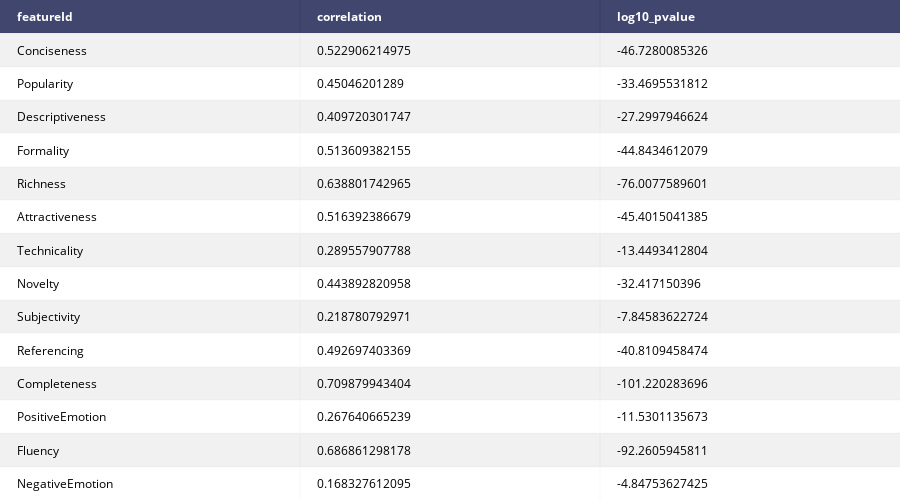
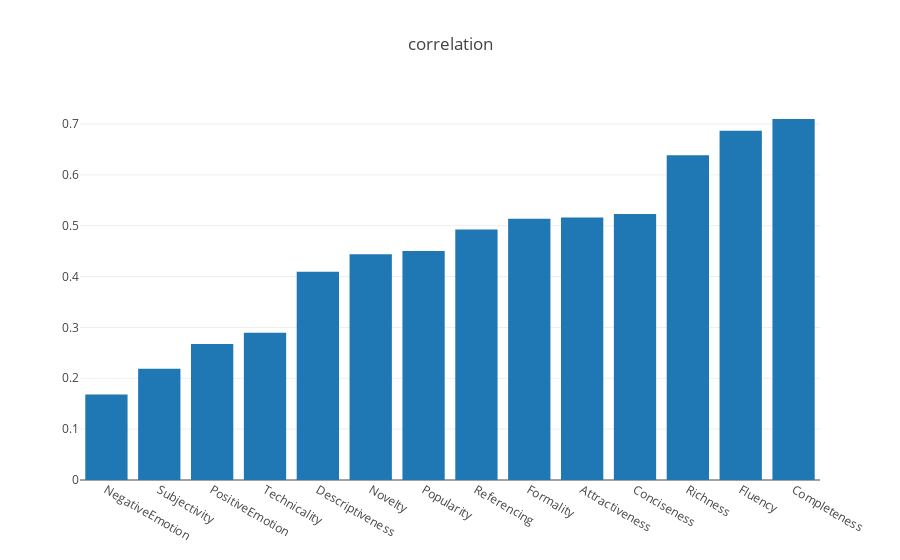
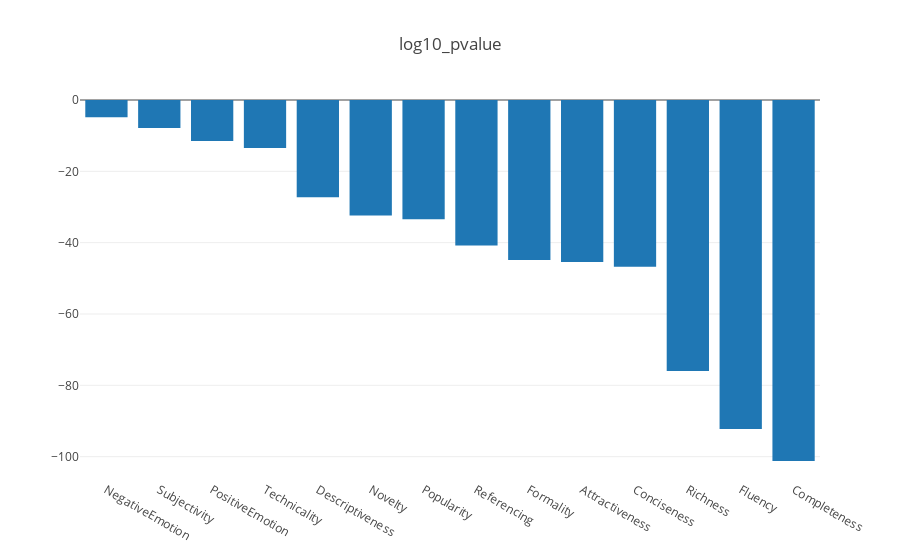

These figures' notebook cell, in order:
### Code cell
import pandas as pd
import plotly.figure_factory as ff

init_notebook_mode(connected=True)

df = pd.read_csv("label_correlation.csv")

table = ff.create_table(df)

df = df.sort_values(by='featureId')
iplot(table)

name = 'correlation'
df = df.sort_values(by=name, ascending = True)
data = go.Bar(x=df.featureId, y=df.correlation, name=name)
layout = go.Layout(title=name)
fig = go.Figure(data=[data], layout=layout)
iplot(fig, filename=name)
        
name = 'log10_pvalue'
df = df.sort_values(by=name, ascending = False)
data = go.Bar(x=df.featureId, y=df.log10_pvalue, name=name)
layout = go.Layout(title=name)
fig = go.Figure(data=[data], layout=layout)
iplot(fig, filename=name)

### Figure 1 — Plotly figure (JSON) as saved in the notebook; plotly's stock layout.template omitted (floating-point values rounded to 4 significant figures)
{"data": [{"colorscale": [[0, "#00083e"], [0.5, "#ededee"], [1, "#ffffff"]], "hoverinfo": "none", "opacity": 0.75, "showscale": false, "type": "heatmap", "z": [[0, 0, 0], [0.5, 0.5, 0.5], [1, 1, 1], [0.5, 0.5, 0.5], [1, 1, 1], [0.5, 0.5, 0.5], [1, 1, 1], [0.5, 0.5, 0.5], [1, 1, 1], [0.5, 0.5, 0.5], [1, 1, 1], [0.5, 0.5, 0.5], [1, 1, 1], [0.5, 0.5, 0.5], [1, 1, 1]]}], "layout": {"annotations": [{"align": "left", "font": {"color": "#ffffff"}, "showarrow": false, "text": "<b>featureId</b>", "x": -0.45, "xanchor": "left", "xref": "x1", "y": 0, "yref": "y1"}, {"align": "left", "font": {"color": "#ffffff"}, "showarrow": false, "text": "<b>correlation</b>", "x": 0.55, "xanchor": "left", "xref": "x1", "y": 0, "yref": "y1"}, {"align": "left", "font": {"color": "#ffffff"}, "showarrow": false, "text": "<b>log10_pvalue</b>", "x": 1.55, "xanchor": "left", "xref": "x1", "y": 0, "yref": "y1"}, {"align": "left", "font": {"color": "#000000"}, "showarrow": false, "text": "Conciseness", "x": -0.45, "xanchor": "left", "xref": "x1", "y": 1, "yref": "y1"}, {"align": "left", "font": {"color": "#000000"}, "showarrow": false, "text": "0.522906214975", "x": 0.55, "xanchor": "left", "xref": "x1", "y": 1, "yref": "y1"}, {"align": "left", "font": {"color": "#000000"}, "showarrow": false, "text": "-46.7280085326", "x": 1.55, "xanchor": "left", "xref": "x1", "y": 1, "yref": "y1"}, {"align": "left", "font": {"color": "#000000"}, "showarrow": false, "text": "Popularity", "x": -0.45, "xanchor": "left", "xref": "x1", "y": 2, "yref": "y1"}, {"align": "left", "font": {"color": "#000000"}, "showarrow": false, "text": "0.45046201289", "x": 0.55, "xanchor": "left", "xref": "x1", "y": 2, "yref": "y1"}, {"align": "left", "font": {"color": "#000000"}, "showarrow": false, "text": "-33.4695531812", "x": 1.55, "xanchor": "left", "xref": "x1", "y": 2, "yref": "y1"}, {"align": "left", "font": {"color": "#000000"}, "showarrow": false, "text": "Descriptiveness", "x": -0.45, "xanchor": "left", "xref": "x1", "y": 3, "yref": "y1"}, {"align": "left", "font": {"color": "#000000"}, "showarrow": false, "text": "0.409720301747", "x": 0.55, "xanchor": "left", "xref": "x1", "y": 3, "yref": "y1"}, {"align": "left", "font": {"color": "#000000"}, "showarrow": false, "text": "-27.2997946624", "x": 1.55, "xanchor": "left", "xref": "x1", "y": 3, "yref": "y1"}, {"align": "left", "font": {"color": "#000000"}, "showarrow": false, "text": "Formality", "x": -0.45, "xanchor": "left", "xref": "x1", "y": 4, "yref": "y1"}, {"align": "left", "font": {"color": "#000000"}, "showarrow": false, "text": "0.513609382155", "x": 0.55, "xanchor": "left", "xref": "x1", "y": 4, "yref": "y1"}, {"align": "left", "font": {"color": "#000000"}, "showarrow": false, "text": "-44.8434612079", "x": 1.55, "xanchor": "left", "xref": "x1", "y": 4, "yref": "y1"}, {"align": "left", "font": {"color": "#000000"}, "showarrow": false, "text": "Richness", "x": -0.45, "xanchor": "left", "xref": "x1", "y": 5, "yref": "y1"}, {"align": "left", "font": {"color": "#000000"}, "showarrow": false, "text": "0.638801742965", "x": 0.55, "xanchor": "left", "xref": "x1", "y": 5, "yref": "y1"}, {"align": "left", "font": {"color": "#000000"}, "showarrow": false, "text": "-76.0077589601", "x": 1.55, "xanchor": "left", "xref": "x1", "y": 5, "yref": "y1"}, {"align": "left", "font": {"color": "#000000"}, "showarrow": false, "text": "Attractiveness", "x": -0.45, "xanchor": "left", "xref": "x1", "y": 6, "yref": "y1"}, {"align": "left", "font": {"color": "#000000"}, "showarrow": false, "text": "0.516392386679", "x": 0.55, "xanchor": "left", "xref": "x1", "y": 6, "yref": "y1"}, {"align": "left", "font": {"color": "#000000"}, "showarrow": false, "text": "-45.4015041385", "x": 1.55, "xanchor": "left", "xref": "x1", "y": 6, "yref": "y1"}, {"align": "left", "font": {"color": "#000000"}, "showarrow": false, "text": "Technicality", "x": -0.45, "xanchor": "left", "xref": "x1", "y": 7, "yref": "y1"}, {"align": "left", "font": {"color": "#000000"}, "showarrow": false, "text": "0.289557907788", "x": 0.55, "xanchor": "left", "xref": "x1", "y": 7, "yref": "y1"}, {"align": "left", "font": {"color": "#000000"}, "showarrow": false, "text": "-13.4493412804", "x": 1.55, "xanchor": "left", "xref": "x1", "y": 7, "yref": "y1"}, {"align": "left", "font": {"color": "#000000"}, "showarrow": false, "text": "Novelty", "x": -0.45, "xanchor": "left", "xref": "x1", "y": 8, "yref": "y1"}, {"align": "left", "font": {"color": "#000000"}, "showarrow": false, "text": "0.443892820958", "x": 0.55, "xanchor": "left", "xref": "x1", "y": 8, "yref": "y1"}, {"align": "left", "font": {"color": "#000000"}, "showarrow": false, "text": "-32.417150396", "x": 1.55, "xanchor": "left", "xref": "x1", "y": 8, "yref": "y1"}, {"align": "left", "font": {"color": "#000000"}, "showarrow": false, "text": "Subjectivity", "x": -0.45, "xanchor": "left", "xref": "x1", "y": 9, "yref": "y1"}, {"align": "left", "font": {"color": "#000000"}, "showarrow": false, "text": "0.218780792971", "x": 0.55, "xanchor": "left", "xref": "x1", "y": 9, "yref": "y1"}, {"align": "left", "font": {"color": "#000000"}, "showarrow": false, "text": "-7.84583622724", "x": 1.55, "xanchor": "left", "xref": "x1", "y": 9, "yref": "y1"}, {"align": "left", "font": {"color": "#000000"}, "showarrow": false, "text": "Referencing", "x": -0.45, "xanchor": "left", "xref": "x1", "y": 10, "yref": "y1"}, {"align": "left", "font": {"color": "#000000"}, "showarrow": false, "text": "0.492697403369", "x": 0.55, "xanchor": "left", "xref": "x1", "y": 10, "yref": "y1"}, {"align": "left", "font": {"color": "#000000"}, "showarrow": false, "text": "-40.8109458474", "x": 1.55, "xanchor": "left", "xref": "x1", "y": 10, "yref": "y1"}, {"align": "left", "font": {"color": "#000000"}, "showarrow": false, "text": "Completeness", "x": -0.45, "xanchor": "left", "xref": "x1", "y": 11, "yref": "y1"}, {"align": "left", "font": {"color": "#000000"}, "showarrow": false, "text": "0.709879943404", "x": 0.55, "xanchor": "left", "xref": "x1", "y": 11, "yref": "y1"}, {"align": "left", "font": {"color": "#000000"}, "showarrow": false, "text": "-101.220283696", "x": 1.55, "xanchor": "left", "xref": "x1", "y": 11, "yref": "y1"}, {"align": "left", "font": {"color": "#000000"}, "showarrow": false, "text": "PositiveEmotion", "x": -0.45, "xanchor": "left", "xref": "x1", "y": 12, "yref": "y1"}, {"align": "left", "font": {"color": "#000000"}, "showarrow": false, "text": "0.267640665239", "x": 0.55, "xanchor": "left", "xref": "x1", "y": 12, "yref": "y1"}, {"align": "left", "font": {"color": "#000000"}, "showarrow": false, "text": "-11.5301135673", "x": 1.55, "xanchor": "left", "xref": "x1", "y": 12, "yref": "y1"}, {"align": "left", "font": {"color": "#000000"}, "showarrow": false, "text": "Fluency", "x": -0.45, "xanchor": "left", "xref": "x1", "y": 13, "yref": "y1"}, {"align": "left", "font": {"color": "#000000"}, "showarrow": false, "text": "0.686861298178", "x": 0.55, "xanchor": "left", "xref": "x1", "y": 13, "yref": "y1"}, {"align": "left", "font": {"color": "#000000"}, "showarrow": false, "text": "-92.2605945811", "x": 1.55, "xanchor": "left", "xref": "x1", "y": 13, "yref": "y1"}, {"align": "left", "font": {"color": "#000000"}, "showarrow": false, "text": "NegativeEmotion", "x": -0.45, "xanchor": "left", "xref": "x1", "y": 14, "yref": "y1"}, {"align": "left", "font": {"color": "#000000"}, "showarrow": false, "text": "0.168327612095", "x": 0.55, "xanchor": "left", "xref": "x1", "y": 14, "yref": "y1"}, {"align": "left", "font": {"color": "#000000"}, "showarrow": false, "text": "-4.84753627425", "x": 1.55, "xanchor": "left", "xref": "x1", "y": 14, "yref": "y1"}], "height": 500, "margin": {"b": 0, "l": 0, "r": 0, "t": 0}, "xaxis": {"dtick": 1, "gridwidth": 2, "showticklabels": false, "tick0": -0.5, "ticks": "", "zeroline": false}, "yaxis": {"autorange": "reversed", "dtick": 1, "gridwidth": 2, "showticklabels": false, "tick0": 0.5, "ticks": "", "zeroline": false}}}

### Figure 2 — Plotly figure (JSON) as saved in the notebook; plotly's stock layout.template omitted (floating-point values rounded to 4 significant figures)
{"data": [{"name": "correlation", "type": "bar", "x": ["NegativeEmotion", "Subjectivity", "PositiveEmotion", "Technicality", "Descriptiveness", "Novelty", "Popularity", "Referencing", "Formality", "Attractiveness", "Conciseness", "Richness", "Fluency", "Completeness"], "y": [0.1683, 0.2188, 0.2676, 0.2896, 0.4097, 0.4439, 0.4505, 0.4927, 0.5136, 0.5164, 0.5229, 0.6388, 0.6869, 0.7099]}], "layout": {"title": "correlation"}}

### Figure 3 — Plotly figure (JSON) as saved in the notebook; plotly's stock layout.template omitted (floating-point values rounded to 4 significant figures)
{"data": [{"name": "log10_pvalue", "type": "bar", "x": ["NegativeEmotion", "Subjectivity", "PositiveEmotion", "Technicality", "Descriptiveness", "Novelty", "Popularity", "Referencing", "Formality", "Attractiveness", "Conciseness", "Richness", "Fluency", "Completeness"], "y": [-4.848, -7.846, -11.53, -13.45, -27.3, -32.42, -33.47, -40.81, -44.84, -45.4, -46.73, -76.01, -92.26, -101.2]}], "layout": {"title": "log10_pvalue"}}
